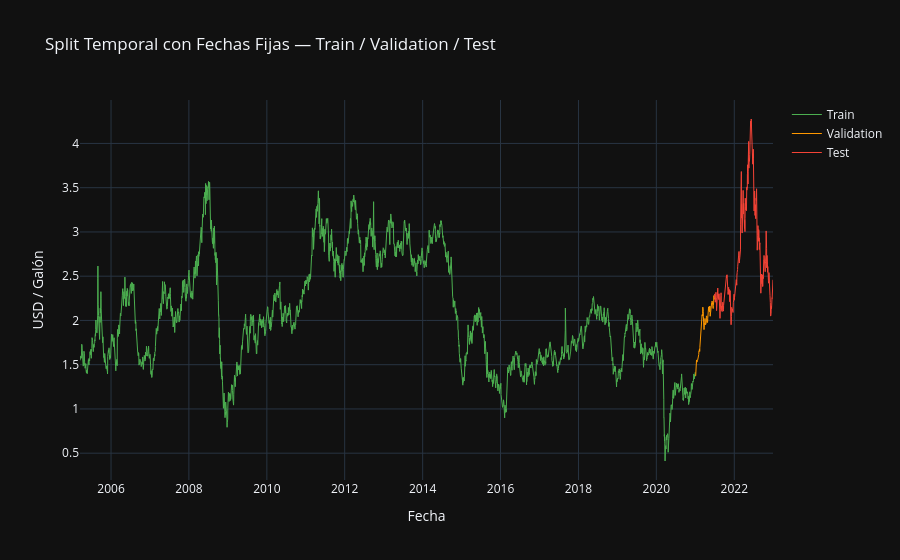

Source (notebook cell):
### Markdown cell above
**Interpretación del Feature Engineering:**

Las correlaciones son todas muy pequeñas (entre -0.015 y 0.033), lo cual es **normal en finanzas** — si existieran correlaciones altas, los participantes del mercado las explotarían hasta eliminarlas. Lo relevante es el signo y el ranking:

- **`return_lag13`, `return_lag3`, `momentum_20`**: Correlación positiva — el momentum de mediano plazo tiene poder predictivo.
- **`rsi_14`, `hl_spread`**: Indicadores técnicos con señal positiva.
- **`return_lag1`**: **Negativo** — reversión a corto plazo; si ayer subió, hoy tiende a bajar (efecto de sobre-reacción del mercado).
- **`vol_5`**: **Negativo** — alta volatilidad reciente predice retornos negativos (prima de riesgo).

La FNN combinará estas señales débiles para encontrar patrones no lineales que la correlación de Pearson no captura.

---
## **6. Preparación de Datos — Split Temporal con Fechas Fijas**

Se utiliza un split con **fechas fijas** en lugar de porcentajes, con orden temporal estricto y **sin shuffle**. Mezclar datos temporales introduciría data leakage — el modelo aprendería del futuro para predecir el pasado.

**Justificación del periodo seleccionado:** El test set cubre **julio 2021 – diciembre 2022**, periodo caracterizado por tendencias direccionales claras: recuperación post-COVID, disrupciones en cadenas de suministro y el rally energético derivado de la guerra en Ucrania. Este régimen de mercado con tendencias sostenidas permite una evaluación más robusta de la capacidad direccional de la FNN.

| Conjunto | Periodo | Observaciones |
|---|---|---|
| Train | 2005 – Dic 2020 | ~3,997 obs |
| Validation | Ene – Jun 2021 | ~124 obs |
| Test | Jul 2021 – Dic 2022 | ~379 obs |

El escalador `StandardScaler` se **ajusta únicamente sobre el conjunto de entrenamiento**. Se usa `StandardScaler` (media 0, std 1) en lugar de `MinMaxScaler` porque los retornos financieros presentan outliers extremos (COVID 2020, -38.5%) que distorsionarían los rangos del MinMaxScaler. La variable objetivo `y` **no se escala** para evitar sesgo de inversión fuera del rango de entrenamiento.

### Code cell
# Split con fechas fijas
TRAIN_END = "2020-12-31"
VAL_END   = "2021-06-30"
TEST_END  = "2022-12-31"

mask_train = df["Date"] <= TRAIN_END
mask_val   = (df["Date"] > TRAIN_END) & (df["Date"] <= VAL_END)
mask_test  = (df["Date"] > VAL_END)   & (df["Date"] <= TEST_END)

X_train = df.loc[mask_train, features].values
y_train = df.loc[mask_train, "target"].values
X_val   = df.loc[mask_val,   features].values
y_val   = df.loc[mask_val,   "target"].values
X_test  = df.loc[mask_test,  features].values
y_test  = df.loc[mask_test,  "target"].values

dates_train = df.loc[mask_train, "Date"].values
dates_val   = df.loc[mask_val,   "Date"].values
dates_test  = df.loc[mask_test,  "Date"].values

# StandardScaler ajustado solo en train — sin data leakage
scaler_X   = StandardScaler()
X_train_sc = scaler_X.fit_transform(X_train)
X_val_sc   = scaler_X.transform(X_val)
X_test_sc  = scaler_X.transform(X_test)

print("Split temporal con fechas fijas:")
print(f"  Train      : {X_train.shape[0]:>5} obs  (hasta {TRAIN_END})")
print(f"  Validation : {X_val.shape[0]:>5} obs  ({TRAIN_END} → {VAL_END})")
print(f"  Test       : {X_test.shape[0]:>5} obs  ({VAL_END} → {TEST_END})")
print(f"\nEscalado : StandardScaler en X  |  y sin escalar")
print(f"Leakage  : ✅ Ninguno — scaler ajustado solo en train")

# Visualización del split
fig = go.Figure()
fig.add_trace(go.Scatter(
    x=dates_train.astype(str), y=df.loc[mask_train, "Close"].values,
    mode="lines", name="Train", line=dict(color="#4CAF50", width=1)
))
fig.add_trace(go.Scatter(
    x=dates_val.astype(str), y=df.loc[mask_val, "Close"].values,
    mode="lines", name="Validation", line=dict(color="#FF9800", width=1)
))
fig.add_trace(go.Scatter(
    x=dates_test.astype(str), y=df.loc[mask_test, "Close"].values,
    mode="lines", name="Test", line=dict(color="#F44336", width=1)
))
fig.update_layout(
    title="Split Temporal con Fechas Fijas — Train / Validation / Test",
    xaxis_title="Fecha", yaxis_title="USD / Galón",
    template="plotly_dark", hovermode="x unified"
)
fig.show()

### Figure 1 — Plotly figure (JSON) as saved in the notebook; plotly's stock layout.template omitted (floating-point values rounded to 4 significant figures; data arrays with more than 128 entries replaced by an {"elided": "..."} marker saying what was removed)
{"data": [{"line": {"color": "#4CAF50", "width": 1}, "mode": "lines", "name": "Train", "type": "scatter", "x": {"elided": "3977 str values"}, "y": {"elided": "3977 float values"}}, {"line": {"color": "#FF9800", "width": 1}, "mode": "lines", "name": "Validation", "type": "scatter", "x": ["2021-01-04T00:00:00", "2021-01-05T00:00:00", "2021-01-06T00:00:00", "2021-01-07T00:00:00", "2021-01-08T00:00:00", "2021-01-11T00:00:00", "2021-01-12T00:00:00", "2021-01-13T00:00:00", "2021-01-14T00:00:00", "2021-01-15T00:00:00", "2021-01-19T00:00:00", "2021-01-20T00:00:00", "2021-01-21T00:00:00", "2021-01-22T00:00:00", "2021-01-25T00:00:00", "2021-01-26T00:00:00", "2021-01-27T00:00:00", "2021-01-28T00:00:00", "2021-01-29T00:00:00", "2021-02-01T00:00:00", "2021-02-02T00:00:00", "2021-02-03T00:00:00", "2021-02-04T00:00:00", "2021-02-05T00:00:00", "2021-02-08T00:00:00", "2021-02-09T00:00:00", "2021-02-10T00:00:00", "2021-02-11T00:00:00", "2021-02-12T00:00:00", "2021-02-16T00:00:00", "2021-02-17T00:00:00", "2021-02-18T00:00:00", "2021-02-19T00:00:00", "2021-02-22T00:00:00", "2021-02-23T00:00:00", "2021-02-24T00:00:00", "2021-02-25T00:00:00", "2021-02-26T00:00:00", "2021-03-01T00:00:00", "2021-03-02T00:00:00", "2021-03-03T00:00:00", "2021-03-04T00:00:00", "2021-03-05T00:00:00", "2021-03-08T00:00:00", "2021-03-09T00:00:00", "2021-03-10T00:00:00", "2021-03-11T00:00:00", "2021-03-12T00:00:00", "2021-03-15T00:00:00", "2021-03-16T00:00:00", "2021-03-17T00:00:00", "2021-03-18T00:00:00", "2021-03-19T00:00:00", "2021-03-22T00:00:00", "2021-03-23T00:00:00", "2021-03-24T00:00:00", "2021-03-25T00:00:00", "2021-03-26T00:00:00", "2021-03-29T00:00:00", "2021-03-30T00:00:00", "2021-03-31T00:00:00", "2021-04-01T00:00:00", "2021-04-05T00:00:00", "2021-04-06T00:00:00", "2021-04-07T00:00:00", "2021-04-08T00:00:00", "2021-04-09T00:00:00", "2021-04-12T00:00:00", "2021-04-13T00:00:00", "2021-04-14T00:00:00", "2021-04-15T00:00:00", "2021-04-16T00:00:00", "2021-04-19T00:00:00", "2021-04-20T00:00:00", "2021-04-21T00:00:00", "2021-04-22T00:00:00", "2021-04-23T00:00:00", "2021-04-26T00:00:00", "2021-04-27T00:00:00", "2021-04-28T00:00:00", "2021-04-29T00:00:00", "2021-04-30T00:00:00", "2021-05-03T00:00:00", "2021-05-04T00:00:00", "2021-05-05T00:00:00", "2021-05-06T00:00:00", "2021-05-07T00:00:00", "2021-05-10T00:00:00", "2021-05-11T00:00:00", "2021-05-12T00:00:00", "2021-05-13T00:00:00", "2021-05-14T00:00:00", "2021-05-17T00:00:00", "2021-05-18T00:00:00", "2021-05-19T00:00:00", "2021-05-20T00:00:00", "2021-05-21T00:00:00", "2021-05-24T00:00:00", "2021-05-25T00:00:00", "2021-05-26T00:00:00", "2021-05-27T00:00:00", "2021-05-28T00:00:00", "2021-06-01T00:00:00", "2021-06-02T00:00:00", "2021-06-03T00:00:00", "2021-06-04T00:00:00", "2021-06-07T00:00:00", "2021-06-08T00:00:00", "2021-06-09T00:00:00", "2021-06-10T00:00:00", "2021-06-11T00:00:00", "2021-06-14T00:00:00", "2021-06-15T00:00:00", "2021-06-16T00:00:00", "2021-06-17T00:00:00", "2021-06-18T00:00:00", "2021-06-21T00:00:00", "2021-06-22T00:00:00", "2021-06-23T00:00:00", "2021-06-24T00:00:00", "2021-06-25T00:00:00", "2021-06-28T00:00:00", "2021-06-29T00:00:00", "2021-06-30T00:00:00"], "y": [1.373, 1.452, 1.475, 1.483, 1.542, 1.521, 1.553, 1.549, 1.554, 1.528, 1.538, 1.544, 1.548, 1.549, 1.561, 1.581, 1.577, 1.583, 1.572, 1.59, 1.616, 1.649, 1.645, 1.649, 1.675, 1.674, 1.653, 1.65, 1.692, 1.773, 1.811, 1.794, 1.807, 1.842, 1.859, 1.896, 1.892, 1.877, 1.943, 1.936, 1.952, 1.998, 2.065, 2.049, 2.05, 2.079, 2.138, 2.15, 2.105, 2.101, 2.047, 1.944, 1.943, 1.96, 1.896, 1.989, 1.921, 1.967, 1.995, 1.989, 1.953, 2.022, 1.961, 1.966, 1.952, 1.959, 1.962, 1.97, 1.976, 2.036, 2.052, 2.04, 2.045, 2.017, 1.983, 1.975, 1.996, 1.979, 2.02, 2.072, 2.1, 2.07, 2.102, 2.151, 2.151, 2.114, 2.127, 2.133, 2.14, 2.161, 2.095, 2.127, 2.158, 2.161, 2.102, 2.047, 2.069, 2.118, 2.117, 2.15, 2.152, 2.14, 2.17, 2.194, 2.202, 2.211, 2.193, 2.219, 2.203, 2.212, 2.186, 2.171, 2.171, 2.156, 2.134, 2.168, 2.197, 2.224, 2.267, 2.281, 2.264, 2.217, 2.239, 2.244]}, {"line": {"color": "#F44336", "width": 1}, "mode": "lines", "name": "Test", "type": "scatter", "x": {"elided": "379 str values"}, "y": {"elided": "379 float values"}}], "layout": {"hovermode": "x unified", "title": {"text": "Split Temporal con Fechas Fijas — Train / Validation / Test"}, "xaxis": {"title": {"text": "Fecha"}}, "yaxis": {"title": {"text": "USD / Galón"}}}}
